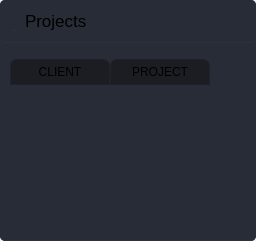
                     <widget class="QWidget" name="projects_page">
                      <property name="font">
                       <font>
                        <pointsize>10</pointsize>
                       </font>
                      </property>
                      <layout class="QGridLayout" name="gridLayout_3">
                       <property name="leftMargin">
                        <number>0</number>
                       </property>
                       <property name="topMargin">
                        <number>0</number>
                       </property>
                       <property name="rightMargin">
                        <number>0</number>
                       </property>
                       <property name="bottomMargin">
                        <number>0</number>
                       </property>
                       <property name="horizontalSpacing">
                        <number>0</number>
                       </property>
                       <item row="0" column="0">
                        <widget class="QFrame" name="projects_frame">
                         <property name="styleSheet">
                          <string notr="true">background-color: rgb(39, 44, 54);
border-radius: 5px;</string>
                         </property>
                         <property name="frameShape">
                          <enum>QFrame::StyledPanel</enum>
                         </property>
                         <property name="frameShadow">
                          <enum>QFrame::Raised</enum>
                         </property>
                         <layout class="QGridLayout" name="gridLayout_20">
                          <property name="leftMargin">
                           <number>0</number>
                          </property>
                          <property name="topMargin">
                           <number>0</number>
                          </property>
                          <property name="rightMargin">
                           <number>0</number>
                          </property>
                          <property name="bottomMargin">
                           <number>0</number>
                          </property>
                          <item row="0" column="0">
                           <widget class="QFrame" name="pro_top_frame">
                            <property name="styleSheet">
                             <string notr="true">QFrame{border-bottom:1px solid  rgb(44, 49, 60);}</string>
                            </property>
                            <property name="frameShape">
                             <enum>QFrame::StyledPanel</enum>
                            </property>
                            <property name="frameShadow">
                             <enum>QFrame::Raised</enum>
                            </property>
                            <layout class="QHBoxLayout" name="pro_top_frameLayout">
                             <property name="spacing">
                              <number>7</number>
                             </property>
                             <property name="leftMargin">
                              <number>11</number>
                             </property>
                             <property name="topMargin">
                              <number>11</number>
                             </property>
                             <property name="rightMargin">
                              <number>11</number>
                             </property>
                             <property name="bottomMargin">
                              <number>11</number>
                             </property>
                             <item>
                              <widget class="QLabel" name="label_4">
                               <property name="text">
                                <string/>
                               </property>
                               <property name="pixmap">
                                <pixmap resource="../files.qrc">:/16x16/icons/16x16/cil-3d.png</pixmap>
                               </property>
                              </widget>
                             </item>
                             <item>
                              <widget class="QLabel" name="pro_label">
                               <property name="font">
                                <font>
                                 <family>Segoe UI</family>
                                 <pointsize>13</pointsize>
                                </font>
                               </property>
                               <property name="styleSheet">
                                <string notr="true">QLabel{border:none}</string>
                               </property>
                               <property name="text">
                                <string>Projects</string>
                               </property>
                              </widget>
                             </item>
                             <item>
                              <spacer name="horizontalSpacer_5">
                               <property name="orientation">
                                <enum>Qt::Horizontal</enum>
                               </property>
                               <property name="sizeHint" stdset="0">
                                <size>
                                 <width>40</width>
                                 <height>20</height>
                                </size>
                               </property>
                              </spacer>
                             </item>
                             <item>
                              <widget class="QPushButton" name="pro_add_btn">
                               <property name="cursor">
                                <cursorShape>PointingHandCursor</cursorShape>
                               </property>
                               <property name="toolTip">
                                <string>Add Project</string>
                               </property>
                               <property name="text">
                                <string/>
                               </property>
                               <property name="icon">
                                <iconset resource="../files.qrc">
                                 <normaloff>:/24x24/icons/24x24/cil-medical-cross.png</normaloff>:/24x24/icons/24x24/cil-medical-cross.png</iconset>
                               </property>
                               <property name="iconSize">
                                <size>
                                 <width>24</width>
                                 <height>24</height>
                                </size>
                               </property>
                               <property name="flat">
                                <bool>true</bool>
                               </property>
                              </widget>
                             </item>
                            </layout>
                           </widget>
                          </item>
                          <item row="1" column="0">
                           <widget class="QTableWidget" name="pro_table">
                            <property name="font">
                             <font>
                              <pointsize>12</pointsize>
                             </font>
                            </property>
                            <property name="focusPolicy">
                             <enum>Qt::NoFocus</enum>
                            </property>
                            <property name="styleSheet">
                             <string notr="true">QTableWidget {	
	background-color: rgb(39, 44, 54);
	padding: 10px;
	border-radius: 5px;
	gridline-color: rgb(44, 49, 60);
	border-bottom: 1px solid rgb(44, 49, 60);
}
QTableWidget::item{
	padding-left: 5px;
	padding-right: 5px;
	gridline-color: rgb(44, 49, 60);
}
QTableWidget::item:selected{
	background-color: rgb(28, 32, 40);
}
QScrollBar:horizontal {
    border: none;
    background: rgb(52, 59, 72);
    height: 14px;
    margin: 0px 21px 0 21px;
	border-radius: 0px;
}
 QScrollBar:vertical {
	border: none;
    background: rgb(52, 59, 72);
    width: 14px;
    margin: 21px 0 21px 0;
	border-radius: 0px;
 }
QHeaderView::section{
	Background-color: rgb(39, 44, 54);
	max-width: 30px;
	border: 1px solid rgb(44, 49, 60);
	border-style: none;
    border-bottom: 1px solid rgb(44, 49, 60);
    border-right: 1px solid rgb(44, 49, 60);
}
QTableWidget::horizontalHeader {	
	background-color: rgb(81, 255, 0);
}
QHeaderView::section:horizontal
{
    border: 1px solid rgb(32, 34, 42);
	background-color: rgb(27, 29, 35);
	padding: 3px;
	border-top-left-radius: 7px;
    border-top-right-radius: 7px;
}
QHeaderView::section:vertical
{
    border: 1px solid rgb(44, 49, 60);
}

</string>
                            </property>
                            <property name="frameShape">
                             <enum>QFrame::NoFrame</enum>
                            </property>
                            <property name="frameShadow">
                             <enum>QFrame::Raised</enum>
                            </property>
                            <property name="editTriggers">
                             <set>QAbstractItemView::NoEditTriggers</set>
                            </property>
                            <property name="selectionBehavior">
                             <enum>QAbstractItemView::SelectRows</enum>
                            </property>
                            <property name="showGrid">
                             <bool>false</bool>
                            </property>
                            <property name="sortingEnabled">
                             <bool>true</bool>
                            </property>
                            <property name="columnCount">
                             <number>2</number>
                            </property>
                            <attribute name="verticalHeaderVisible">
                             <bool>false</bool>
                            </attribute>
                            <column>
                             <property name="text">
                              <string>CLIENT</string>
                             </property>
                            </column>
                            <column>
                             <property name="text">
                              <string>PROJECT</string>
                             </property>
                            </column>
                           </widget>
                          </item>
                         </layout>
                        </widget>
                       </item>
                      </layout>
                     </widget>
